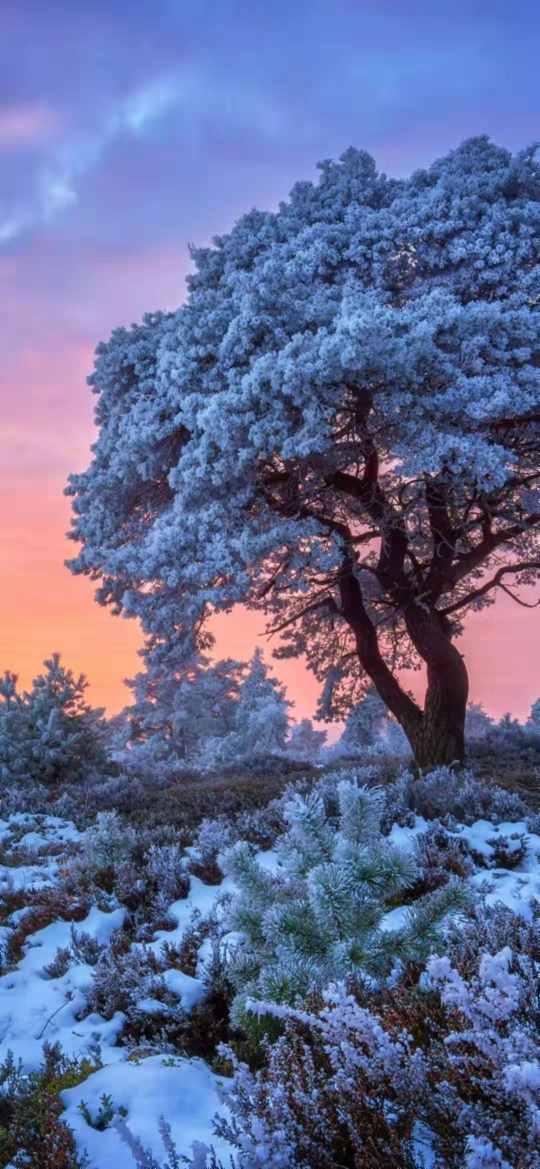
#> input picture FeatureMatch/111.jpg, 1079 x 2337 px (shown at 1/2 size)
$ python main_FM.py
#> lines starting #> are read from the running program, lines starting #| are printed output that depends on the picture
### FeatureMatch/FeatureMatch.py
import cv2
import numpy as np
import myLib


# 配置检测器
def getOrbDetector(featureNums=1000):
    orb = cv2.ORB_create(featureNums)
    return orb


# 利用检测器得到图像特征和相关描述
def getKeyPointsAndDescription(orb, img):
    keyPs, des = orb.detectAndCompute(img, None)
    return keyPs, des


# 第一个是目标的描述，第二个是判断是否与目标匹配的图像描述
def getGoodMatch(desTarget, desTobeMatched):
    bf = cv2.BFMatcher()
    matches = bf.knnMatch(desTarget, desTobeMatched, k=2)
    goodMatches = []
    for m, n in matches:
        if m.distance < 0.75 * n.distance:
            goodMatches.append(m)
    return goodMatches


# [15 lines left out: function getHomography, not called in this run]

### FeatureMatch/main_FM.py
import cv2
import numpy as np
import FeatureMatch
import myLib

#####################################
imgTarget = cv2.imread('111.jpg')
#> imgTarget is the input picture: shape (2337, 1079, 3); mean B, G, R 146.8, 106.3, 98.3
video = cv2.VideoCapture('F:\\OpenCV-SP\\AROpenCV\\555.mp4')
capture = cv2.VideoCapture(0)
wImg, hImg = 320, 640
#####################################

imgTarget = cv2.resize(imgTarget, (wImg, hImg))
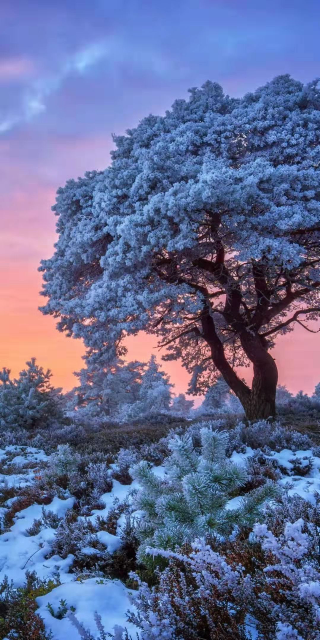
#> imgTarget: shape (640, 320, 3); mean B, G, R 146.7, 106.2, 98.2
orb = FeatureMatch.getOrbDetector()
keyPtsTarget, desTarget = FeatureMatch.getKeyPointsAndDescription(orb, imgTarget)
#> in getKeyPointsAndDescription, `keyPs, des = orb.detectAndCompute(img, None)`: keyPs = 1000 keypoints; strongest (x, y, size): (235, 278, 31), (211, 300, 31), (212, 303, 31), (233, 274, 31)
#> keyPtsTarget has the same summary as keyPs in getKeyPointsAndDescription
# 可以画出检测到的关键点
# imgTarget = cv2.drawKeypoints(imgTarget, keyPsTarget, None)

while True:
    # success, videoFrame = video.read()
    # videoFrame = cv2.resize(videoFrame, (wImg, hImg))
    # cv2.imshow('xx', videoFrame)

    success, imgCap = capture.read()
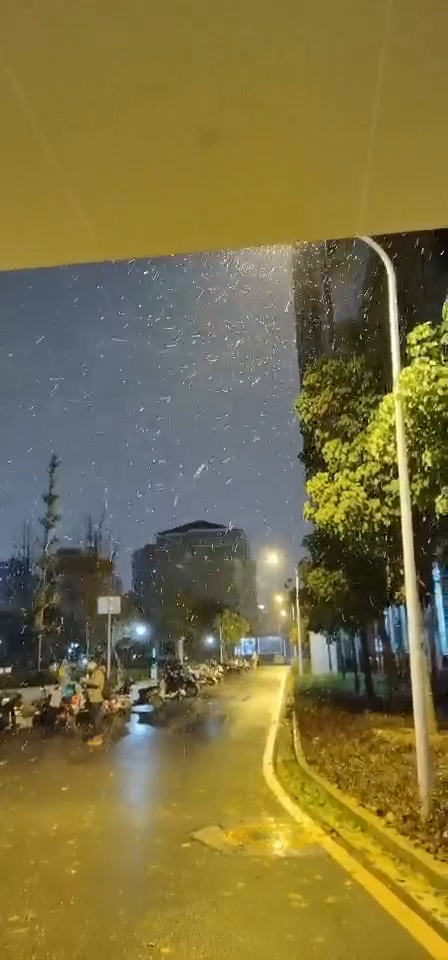
#> input picture frame 12 of AROpenCV/555.mp4, 448 x 960 px, given in place of the camera
#> imgCap is the input picture: shape (960, 448, 3); mean B, G, R 65.3, 113, 124.3
    #imgCap = cv2.imread('222.png')
    orb = FeatureMatch.getOrbDetector()
    keyPtsCap, desCap = orb.detectAndCompute(imgCap, None)
#> keyPtsCap = 1000 keypoints; strongest (x, y, size): (76, 645, 31), (69, 650, 31), (76, 644, 37.2), (135, 717, 64.3)
    imgCap = cv2.drawKeypoints(imgCap, keyPtsCap, None)
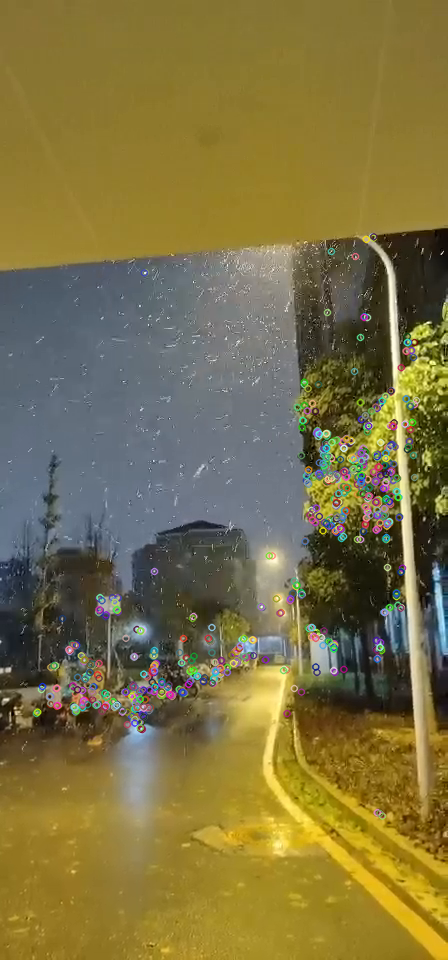
#> imgCap: shape (960, 448, 3); mean B, G, R 67, 113.4, 124.6
    cv2.imshow("xxx", imgCap)

    if desCap is not None:
        goodMatches = FeatureMatch.getGoodMatch(desTarget, desCap)
#> in getGoodMatch, `matches = bf.knnMatch(desTarget, desTobeMatched, k=2)`: matches = 1000 matches
#> after the loop in getGoodMatch, `for m, n in matches:`: goodMatches = 3 matches
#> goodMatches = 3 matches
        imgFeature = cv2.drawMatches(imgTarget, keyPtsTarget, imgCap, keyPtsCap, goodMatches, None, flags=2)
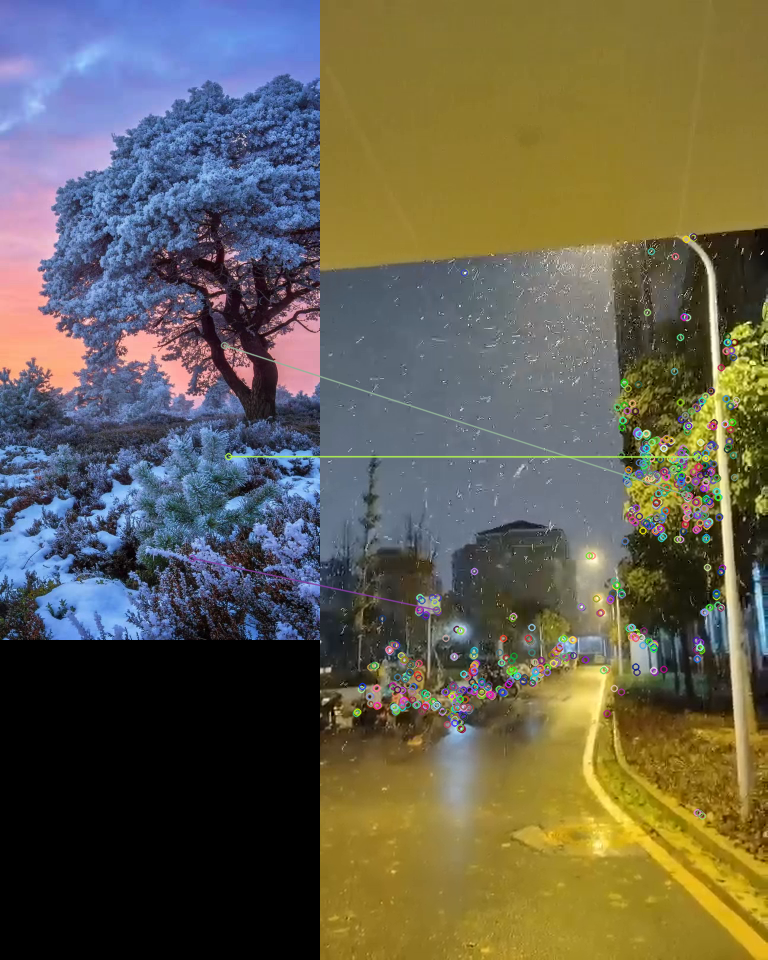
#> imgFeature: shape (960, 768, 3); mean B, G, R 79.8, 95.8, 100.1
        print("READY")
        if len(goodMatches) > 50:
            success, videoFrame = video.read()
            matrix, mask = FeatureMatch.getHomography(keyPtsTarget, keyPtsCap, goodMatches)

            # 将目标图在匹配图中框出来， ptsCapRect为匹配图中的框代表的四个点
            pts = np.float32([[0,0], [0, hImg], [wImg, hImg], [wImg, 0]]).reshape(-1,1,2)
            ptsCap = cv2.perspectiveTransform(pts, matrix)
            ptsCap = np.int32(ptsCap)
            x, y, w, h = myLib.getXYWHAccordingTo4Points(ptsCap)
            ptsCapRect = [[x, y], [x, y+h], [x+w, y+h], [x+w, y]]
            imgWithRect = cv2.polylines(imgCap, [np.array(ptsCapRect)], True, (0, 255, 0), 3)
            imgCap = cv2.resize(imgCap, (imgWithRect.shape[1], imgWithRect.shape[0]))

            videoFrame = cv2.resize(videoFrame, (w, h))
            ptsVideoFrame = np.float32([[0, 0], [0, h], [w,h], [w,0]])
            matrix_VideoFrame2ImgWithRect = cv2.getPerspectiveTransform(ptsVideoFrame, np.float32(ptsCapRect))
            videoFrameTrans = cv2.warpPerspective(videoFrame, matrix_VideoFrame2ImgWithRect, (imgWithRect.shape[1], imgWithRect.shape[0]))

            maskBG = np.zeros_like(imgWithRect)
            maskBG = cv2.fillPoly(maskBG, [np.array(ptsCapRect)], (255, 255, 255))

            maskBG = cv2.bitwise_not(maskBG)
            imgCap = cv2.bitwise_and(maskBG, imgCap)
            videoFrameRes = cv2.bitwise_or(imgCap, videoFrameTrans)

            cv2.imshow("xxx", videoFrameRes)
    key = cv2.waitKey(25)
#> (key Esc is pressed here)
    if key == 27:
        break
